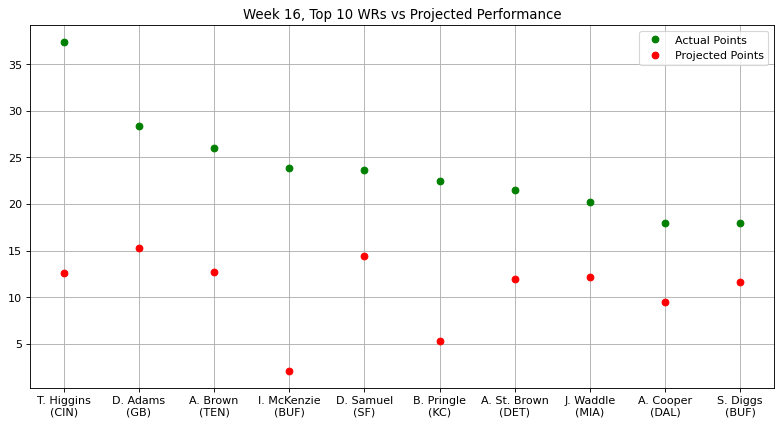

Generate this figure with Python:
"""
Stats provided by NFL Fantasy
Week 16, Top 10 WRs vs Projected Performance
"""

import matplotlib.pyplot as plt
import numpy as np
from matplotlib.pyplot import figure
figure(figsize=(12, 6), dpi=80)

actual_points = np.array([37.40,28.40,26.00,23.90,23.60,22.50,21.50,20.20,18.00,18.00])
proj_points = np.array([12.64,15.31,12.69,2.07,14.40,5.27,11.94,12.20,9.45,11.61])
players = np.array(["T. Higgins\n(CIN)","D. Adams\n(GB)","A. Brown\n(TEN)","I. McKenzie\n(BUF)",
                    "D. Samuel\n(SF)","B. Pringle\n(KC)","A. St. Brown\n(DET)","J. Waddle\n(MIA)",
                    "A. Cooper\n(DAL)","S. Diggs\n(BUF)"])

plt.plot(players, actual_points, 'o', c = 'g', label = 'Actual Points', ms = 6)
plt.plot(proj_points, 'o', c = 'r', label = 'Projected Points', ms = 6)
plt.title("Week 16, Top 10 WRs vs Projected Performance")
plt.legend()
plt.grid()
plt.show()
